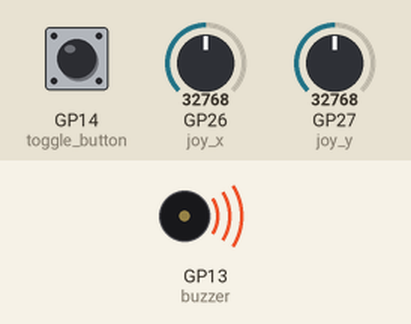
This program was run on a simulated Raspberry Pi Pico running MicroPython. Shown: buzzer (waves = sounding). Inputs (shaded band) come from the test bench; at power-on: GP27 (joy_y) = 32768, GP14 (toggle_button) HIGH, GP26 (joy_x) = 32768 (analog values on the 0–65535 scale).

Above: at 1.2 s.
1.3 s: GP27 (joy_y) set to 0
At 2.5 s:
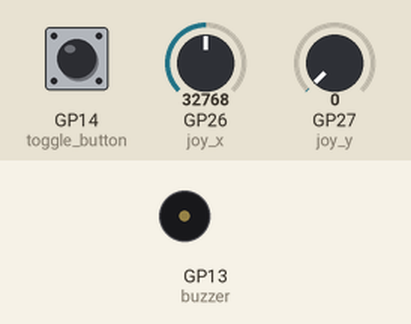
2.8 s: GP27 (joy_y) set to 7864
At 3.9 s:
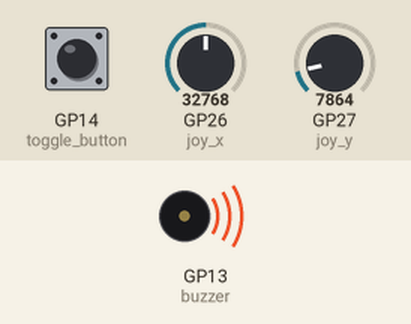
4.3 s: GP14 (toggle_button) pulled LOW for 0.15 s
At 5.1 s:
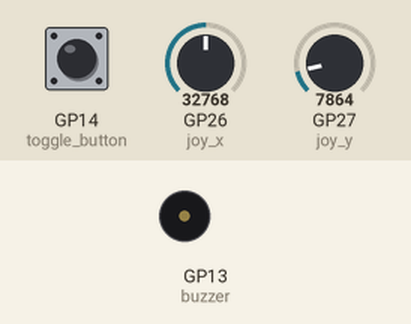
Timing chart, 0 to 7.3 s (numbered marks = the images above; inputs shaded):
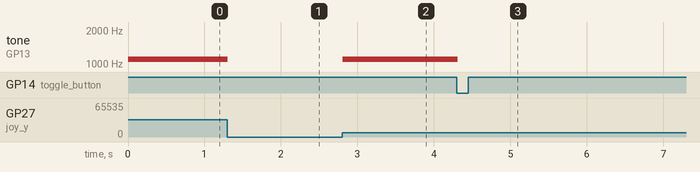

The program:

buzzer_code.py
```python
from machine import ADC, PWM, Pin
import time

# Joystick
joy_x = ADC(26)
joy_y = ADC(27)

# Buzzer
buzzer = PWM(Pin(13))

# Bouton toggle (BTN2 sur GP14)
toggle_button = Pin(14, Pin.IN, Pin.PULL_UP)

# Variables d'état
buzzer_enabled = True
last_button_state = 1

while True:
    current_state = toggle_button.value()

    # Détection du front descendant (appui)
    if last_button_state == 1 and current_state == 0:
        buzzer_enabled = not buzzer_enabled  # Inverse l'état

    last_button_state = current_state

    if buzzer_enabled:
        x_val = joy_x.read_u16()
        y_val = joy_y.read_u16()

        freq = int(200 + (x_val / 65535) * 1800)
        duty = int((y_val / 65535) * 32768)

        buzzer.freq(freq)
        buzzer.duty_u16(duty)
    else:
        buzzer.duty_u16(0)

    time.sleep(0.05)
```

Measured:
- after the input at 1.3 s, tone on GP13 (buzzer): 1100 Hz → silent at once
- after the input at 2.8 s, tone on GP13 (buzzer): silent → 1100 Hz at once
- after the input at 4.3 s, tone on GP13 (buzzer): 1100 Hz → silent at once
